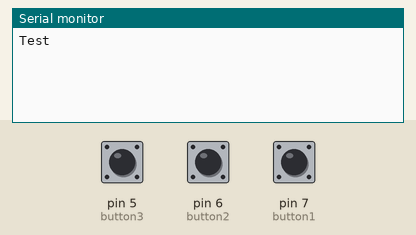
Recording of a sketch running on a simulated Arduino Uno, built with avr-gcc and run on an emulated ATmega328P. Parts: the last lines printed to the serial monitor. Inputs (shaded band) come from the test bench; at power-on: pin 5 (button3) HIGH, pin 6 (button2) HIGH, pin 7 (button1) HIGH.

Above: at 1.2 s.
1.3 s: pin 5 (button3) pulled LOW for 0.15 s
At 2.2 s:
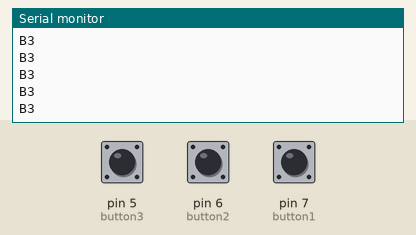
2.9 s: pin 6 (button2) pulled LOW for 0.15 s
At 4.2 s:
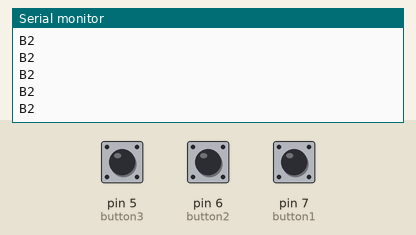
4.5 s: pin 7 (button1) pulled LOW for 0.15 s
At 5.8 s:
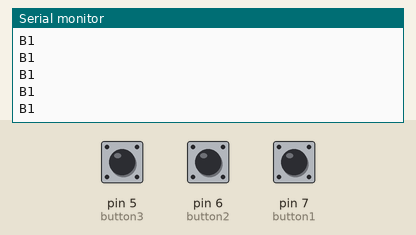
Timing chart, 0 to 7.5 s (numbered marks = the images above; inputs shaded):
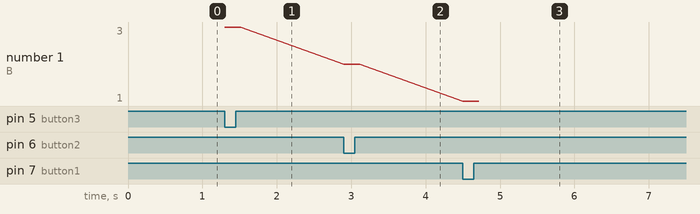

The sketch:

butontest.ino
```cpp
int led1=10;
int led2=9;
int led3=8;
int button1=7;
int button2=6;
int button3=5;
const int sequencemax=10;
int sequence[sequencemax];
int sequenceindex=0;


void setup()
{

  pinMode(button1, INPUT_PULLUP);
  pinMode(button2, INPUT_PULLUP);
  pinMode(button3, INPUT_PULLUP);
  Serial.begin(9600);
  randomSeed(analogRead(0));
  Serial.println("Test");
}

void loop()
{
  if (digitalRead(button1) == LOW){  Serial.println("B1");}
    if (digitalRead(button2) == LOW){  Serial.println("B2");}

  if (digitalRead(button3) == LOW){  Serial.println("B3");}


}
```

Measured:
- after the input at 1.3 s, the serial monitor: prints a new line at once (image 1)
- after the input at 2.9 s, the serial monitor: prints a new line at once (image 2)
- after the input at 4.5 s, the serial monitor: prints a new line at once (image 3)
- plotted number 1: 3 → 2 after the input at 2.9 s, 2 → 1 after the input at 4.5 s
